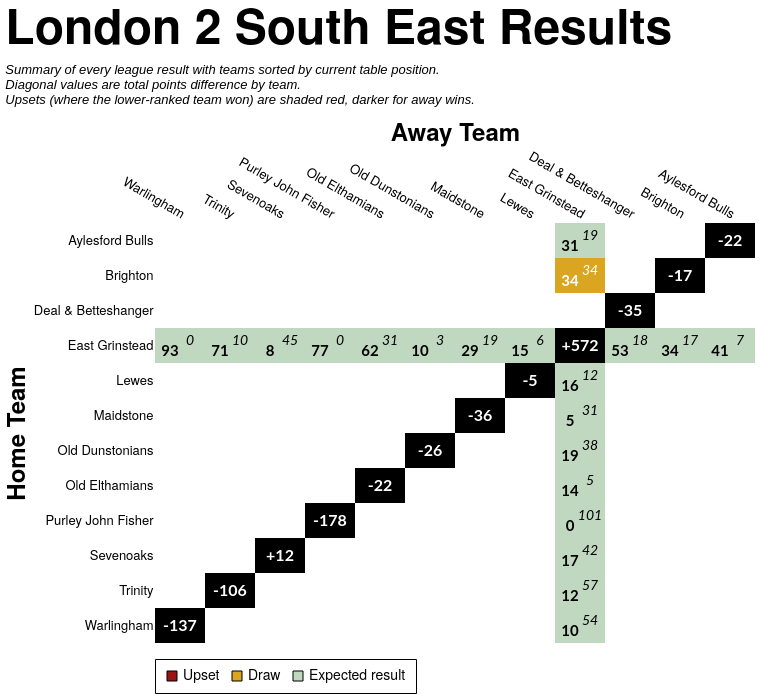

Write a Vega-Lite specification for this figure.
### Vega-Lite specification from a JSON file in a GitHub repository (floating-point values rounded to 4 significant figures; data arrays with more than 128 entries replaced by an {"elided": "..."} marker saying what was removed)
{"config": {"axis": {"labelFont": "PT Sans Narrow, Helvetica Neue, Helvetica, Arial, sans-serif", "titleFont": "PT Sans Narrow, Helvetica Neue, Helvetica, Arial, sans-serif", "labelFontSize": 13, "titleFontSize": 24, "gridColor": "#202947", "gridOpacity": 0.2, "zindex": 1}, "text": {"font": "Lato, sans-serif"}, "bar": {"cornerRadiusEnd": 5}, "header": {"labelFont": "PT Sans Narrow, Helvetica Neue, Helvetica, Arial, sans-serif", "titleFont": "PT Sans Narrow, Helvetica Neue, Helvetica, Arial, sans-serif", "labelFontSize": 24, "titleFontSize": 28, "labelFontWeight": "bold", "orient": "left"}, "legend": {"labelFont": "PT Sans Narrow, Helvetica Neue, Helvetica, Arial, sans-serif", "titleFont": "PT Sans Narrow, Helvetica Neue, Helvetica, Arial, sans-serif", "labelFontSize": 14, "titleFontSize": 16, "titlePadding": 5, "fillColor": "white", "strokeColor": "black", "padding": 10, "titleFontWeight": "lighter", "titleFontStyle": "italic", "titleColor": "gray", "offset": 10}, "title": {"font": "PT Sans Narrow, Helvetica Neue, Helvetica, Arial, sans-serif", "fontSize": 48, "fontWeight": "bold", "anchor": "start", "align": "center", "titlePadding": 20, "subtitlePadding": 10, "subtitleFontSize": 13, "subtitleColor": "", "subtitleFontStyle": "italic", "offset": 15, "color": "black"}, "axisX": {"labelAngle": 0}, "facet": {"title": null, "header": null, "align": {"row": "each", "column": "each"}, "spacing": 10}, "resolve": {"scale": {"y": "independent", "facet": "independent"}}, "background": "transparent", "scale": {"offsetBandPaddingOuter": 0.2, "offsetBandPaddingInner": 0.1}, "view": {"stroke": null, "background": "transparent"}}, "layer": [{"data": {"name": "data-86dda6271a321d3318ed8b34ab196739"}, "mark": {"type": "rect"}, "encoding": {"color": {"field": "unexpected_result", "legend": {"labelExpr": "datum.value === 'Upset (Away Win)' ? 'Upset' : datum.value", "labelLimit": 220, "offset": 16, "orient": "bottom", "symbolStrokeColor": "black", "symbolStrokeWidth": 1, "values": ["Upset (Away Win)", "Draw", "Expected result"]}, "scale": {"domain": ["Expected result", "Upset (Home Win)", "Upset (Away Win)", "Draw", "To be played", "N/A"], "range": ["#146f1444", "#991515bb", "#991515", "goldenrod", "white", "black"]}, "title": null, "type": "nominal"}, "opacity": {"condition": {"test": "datum.home_team == param_22.home_team || datum.away_team == param_22.home_team || !isValid(param_22.home_team)", "value": 1.0}, "value": 0.1}, "tooltip": [{"field": "home_team", "title": "Home", "type": "nominal"}, {"field": "away_team", "title": "Away", "type": "nominal"}, {"field": "home_score_text", "title": "Home Score", "type": "nominal"}, {"field": "away_score_text", "title": "Away Score", "type": "nominal"}, {"field": "result", "title": "Result", "type": "nominal"}, {"field": "unexpected_result", "title": "Unexpectedness", "type": "nominal"}, {"field": "date", "format": "%d %b %Y", "title": "Date", "type": "temporal"}], "x": {"axis": {"domain": false, "grid": false, "labelAngle": 30, "orient": "top", "ticks": false}, "field": "away_team", "sort": ["Warlingham", "Trinity", "Sevenoaks", "Purley John Fisher", "Old Elthamians", "Old Dunstonians", "Maidstone", "Lewes", "East Grinstead", "Deal & Betteshanger", "Brighton", "Aylesford Bulls"], "title": "Away Team", "type": "nominal"}, "y": {"axis": {"domain": false, "grid": false, "ticks": false}, "field": "home_team", "sort": ["Aylesford Bulls", "Brighton", "Deal & Betteshanger", "East Grinstead", "Lewes", "Maidstone", "Old Dunstonians", "Old Elthamians", "Purley John Fisher", "Sevenoaks", "Trinity", "Warlingham"], "title": "Home Team", "type": "nominal"}}, "name": "view_23"}, {"data": {"name": "data-86dda6271a321d3318ed8b34ab196739"}, "mark": {"type": "text", "fontStyle": "italic", "size": 14, "xOffset": 10, "yOffset": -5}, "encoding": {"color": {"condition": {"test": "(datum.home_team == param_22.home_team || datum.away_team == param_22.home_team || !isValid(param_22.home_team)) && datum.unexpected_result == 'Expected result'", "value": "black"}, "value": "white"}, "text": {"field": "away_score_text", "type": "nominal"}, "x": {"field": "away_team", "sort": ["Warlingham", "Trinity", "Sevenoaks", "Purley John Fisher", "Old Elthamians", "Old Dunstonians", "Maidstone", "Lewes", "East Grinstead", "Deal & Betteshanger", "Brighton", "Aylesford Bulls"], "type": "nominal"}, "y": {"field": "home_team", "sort": ["Aylesford Bulls", "Brighton", "Deal & Betteshanger", "East Grinstead", "Lewes", "Maidstone", "Old Dunstonians", "Old Elthamians", "Purley John Fisher", "Sevenoaks", "Trinity", "Warlingham"], "type": "nominal"}}, "transform": [{"filter": "datum.away_score_text != '' && datum.away_score_text != 'WO'"}]}, {"data": {"name": "data-86dda6271a321d3318ed8b34ab196739"}, "mark": {"type": "text", "size": 12, "xOffset": 10, "yOffset": -5}, "encoding": {"color": {"condition": {"test": "(datum.home_team == param_22.home_team || datum.away_team == param_22.home_team || !isValid(param_22.home_team)) && datum.unexpected_result == 'Expected result'", "value": "black"}, "value": "white"}, "text": {"field": "away_score_text", "type": "nominal"}, "x": {"field": "away_team", "sort": ["Warlingham", "Trinity", "Sevenoaks", "Purley John Fisher", "Old Elthamians", "Old Dunstonians", "Maidstone", "Lewes", "East Grinstead", "Deal & Betteshanger", "Brighton", "Aylesford Bulls"], "type": "nominal"}, "y": {"field": "home_team", "sort": ["Aylesford Bulls", "Brighton", "Deal & Betteshanger", "East Grinstead", "Lewes", "Maidstone", "Old Dunstonians", "Old Elthamians", "Purley John Fisher", "Sevenoaks", "Trinity", "Warlingham"], "type": "nominal"}}, "transform": [{"filter": "datum.away_score_text == 'WO'"}]}, {"data": {"name": "data-86dda6271a321d3318ed8b34ab196739"}, "mark": {"type": "text", "fontWeight": "bold", "size": 15, "xOffset": -10, "yOffset": 5}, "encoding": {"color": {"condition": {"test": "(datum.home_team == param_22.home_team || datum.away_team == param_22.home_team || !isValid(param_22.home_team)) && datum.unexpected_result == 'Expected result'", "value": "black"}, "value": "white"}, "text": {"field": "home_score_text", "type": "nominal"}, "x": {"field": "away_team", "sort": ["Warlingham", "Trinity", "Sevenoaks", "Purley John Fisher", "Old Elthamians", "Old Dunstonians", "Maidstone", "Lewes", "East Grinstead", "Deal & Betteshanger", "Brighton", "Aylesford Bulls"], "type": "nominal"}, "y": {"field": "home_team", "sort": ["Aylesford Bulls", "Brighton", "Deal & Betteshanger", "East Grinstead", "Lewes", "Maidstone", "Old Dunstonians", "Old Elthamians", "Purley John Fisher", "Sevenoaks", "Trinity", "Warlingham"], "type": "nominal"}}, "transform": [{"filter": "datum.home_score_text != '' && datum.home_score_text != 'WO'"}]}, {"data": {"name": "data-86dda6271a321d3318ed8b34ab196739"}, "mark": {"type": "text", "size": 12, "xOffset": -10, "yOffset": 5}, "encoding": {"color": {"condition": {"test": "(datum.home_team == param_22.home_team || datum.away_team == param_22.home_team || !isValid(param_22.home_team)) && datum.unexpected_result == 'Expected result'", "value": "black"}, "value": "white"}, "text": {"field": "home_score_text", "type": "nominal"}, "x": {"field": "away_team", "sort": ["Warlingham", "Trinity", "Sevenoaks", "Purley John Fisher", "Old Elthamians", "Old Dunstonians", "Maidstone", "Lewes", "East Grinstead", "Deal & Betteshanger", "Brighton", "Aylesford Bulls"], "type": "nominal"}, "y": {"field": "home_team", "sort": ["Aylesford Bulls", "Brighton", "Deal & Betteshanger", "East Grinstead", "Lewes", "Maidstone", "Old Dunstonians", "Old Elthamians", "Purley John Fisher", "Sevenoaks", "Trinity", "Warlingham"], "type": "nominal"}}, "transform": [{"filter": "datum.home_score_text == 'WO'"}]}, {"data": {"name": "data-06d7d3f6fd6bbd076892c7cccaef11a5"}, "mark": {"type": "text", "color": "white", "fontWeight": "bold", "size": 16}, "encoding": {"text": {"field": "display_text", "type": "nominal"}, "tooltip": [{"field": "home_team", "title": "Team", "type": "nominal"}, {"field": "display_text", "title": "Points Difference", "type": "nominal"}], "x": {"field": "away_team", "sort": ["Warlingham", "Trinity", "Sevenoaks", "Purley John Fisher", "Old Elthamians", "Old Dunstonians", "Maidstone", "Lewes", "East Grinstead", "Deal & Betteshanger", "Brighton", "Aylesford Bulls"], "type": "nominal"}, "y": {"field": "home_team", "sort": ["Aylesford Bulls", "Brighton", "Deal & Betteshanger", "East Grinstead", "Lewes", "Maidstone", "Old Dunstonians", "Old Elthamians", "Purley John Fisher", "Sevenoaks", "Trinity", "Warlingham"], "type": "nominal"}}}], "height": {"step": 35}, "params": [{"name": "param_22", "select": {"type": "point", "clear": "dblclick", "fields": ["home_team"], "on": "click"}, "value": null, "views": ["view_23"]}], "title": {"text": "London 2 South East Results", "subtitle": ["Summary of every league result with teams sorted by current table position.", "Diagonal values are total points difference by team.", "Upsets (where the lower-ranked team won) are shaded red, darker for away wins."]}, "width": {"step": 50}, "$schema": "https://vega.github.io/schema/vega-lite/v5.20.1.json", "datasets": {"data-86dda6271a321d3318ed8b34ab196739": {"elided": "144 records"}, "data-06d7d3f6fd6bbd076892c7cccaef11a5": [{"home_team": "Aylesford Bulls", "away_team": "Aylesford Bulls", "match_id": null, "date": "", "home_score": null, "away_score": null, "home_walkover": null, "away_walkover": null, "result": "N/A", "home_score_text": "", "away_score_text": "", "wo_result": "", "score_text": "", "display_text": "-22", "is_diagonal": true, "result_simple": "N/A", "unexpected_result": "N/A", "unexpected_opacity": 1.0}, {"home_team": "Brighton", "away_team": "Brighton", "match_id": null, "date": "", "home_score": null, "away_score": null, "home_walkover": null, "away_walkover": null, "result": "N/A", "home_score_text": "", "away_score_text": "", "wo_result": "", "score_text": "", "display_text": "-17", "is_diagonal": true, "result_simple": "N/A", "unexpected_result": "N/A", "unexpected_opacity": 1.0}, {"home_team": "Deal & Betteshanger", "away_team": "Deal & Betteshanger", "match_id": null, "date": "", "home_score": null, "away_score": null, "home_walkover": null, "away_walkover": null, "result": "N/A", "home_score_text": "", "away_score_text": "", "wo_result": "", "score_text": "", "display_text": "-35", "is_diagonal": true, "result_simple": "N/A", "unexpected_result": "N/A", "unexpected_opacity": 1.0}, {"home_team": "East Grinstead", "away_team": "East Grinstead", "match_id": null, "date": "", "home_score": null, "away_score": null, "home_walkover": null, "away_walkover": null, "result": "N/A", "home_score_text": "", "away_score_text": "", "wo_result": "", "score_text": "", "display_text": "+572", "is_diagonal": true, "result_simple": "N/A", "unexpected_result": "N/A", "unexpected_opacity": 1.0}, {"home_team": "Lewes", "away_team": "Lewes", "match_id": null, "date": "", "home_score": null, "away_score": null, "home_walkover": null, "away_walkover": null, "result": "N/A", "home_score_text": "", "away_score_text": "", "wo_result": "", "score_text": "", "display_text": "-5", "is_diagonal": true, "result_simple": "N/A", "unexpected_result": "N/A", "unexpected_opacity": 1.0}, {"home_team": "Maidstone", "away_team": "Maidstone", "match_id": null, "date": "", "home_score": null, "away_score": null, "home_walkover": null, "away_walkover": null, "result": "N/A", "home_score_text": "", "away_score_text": "", "wo_result": "", "score_text": "", "display_text": "-36", "is_diagonal": true, "result_simple": "N/A", "unexpected_result": "N/A", "unexpected_opacity": 1.0}, {"home_team": "Old Dunstonians", "away_team": "Old Dunstonians", "match_id": null, "date": "", "home_score": null, "away_score": null, "home_walkover": null, "away_walkover": null, "result": "N/A", "home_score_text": "", "away_score_text": "", "wo_result": "", "score_text": "", "display_text": "-26", "is_diagonal": true, "result_simple": "N/A", "unexpected_result": "N/A", "unexpected_opacity": 1.0}, {"home_team": "Old Elthamians", "away_team": "Old Elthamians", "match_id": null, "date": "", "home_score": null, "away_score": null, "home_walkover": null, "away_walkover": null, "result": "N/A", "home_score_text": "", "away_score_text": "", "wo_result": "", "score_text": "", "display_text": "-22", "is_diagonal": true, "result_simple": "N/A", "unexpected_result": "N/A", "unexpected_opacity": 1.0}, {"home_team": "Purley John Fisher", "away_team": "Purley John Fisher", "match_id": null, "date": "", "home_score": null, "away_score": null, "home_walkover": null, "away_walkover": null, "result": "N/A", "home_score_text": "", "away_score_text": "", "wo_result": "", "score_text": "", "display_text": "-178", "is_diagonal": true, "result_simple": "N/A", "unexpected_result": "N/A", "unexpected_opacity": 1.0}, {"home_team": "Sevenoaks", "away_team": "Sevenoaks", "match_id": null, "date": "", "home_score": null, "away_score": null, "home_walkover": null, "away_walkover": null, "result": "N/A", "home_score_text": "", "away_score_text": "", "wo_result": "", "score_text": "", "display_text": "+12", "is_diagonal": true, "result_simple": "N/A", "unexpected_result": "N/A", "unexpected_opacity": 1.0}, {"home_team": "Trinity", "away_team": "Trinity", "match_id": null, "date": "", "home_score": null, "away_score": null, "home_walkover": null, "away_walkover": null, "result": "N/A", "home_score_text": "", "away_score_text": "", "wo_result": "", "score_text": "", "display_text": "-106", "is_diagonal": true, "result_simple": "N/A", "unexpected_result": "N/A", "unexpected_opacity": 1.0}, {"home_team": "Warlingham", "away_team": "Warlingham", "match_id": null, "date": "", "home_score": null, "away_score": null, "home_walkover": null, "away_walkover": null, "result": "N/A", "home_score_text": "", "away_score_text": "", "wo_result": "", "score_text": "", "display_text": "-137", "is_diagonal": true, "result_simple": "N/A", "unexpected_result": "N/A", "unexpected_opacity": 1.0}]}}
